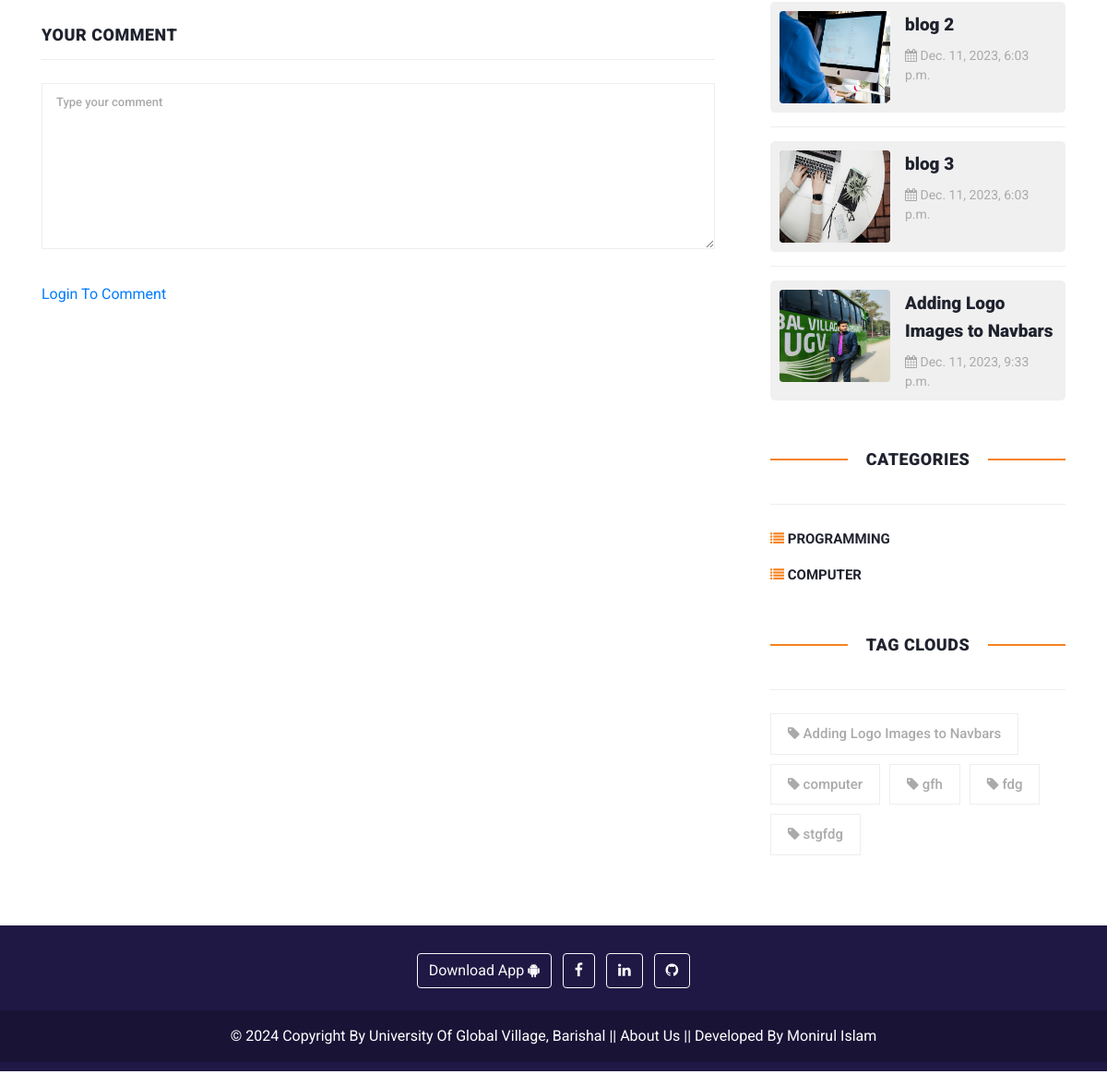
The page /blog/dsf/ (lower part) on the database as committed earlier.
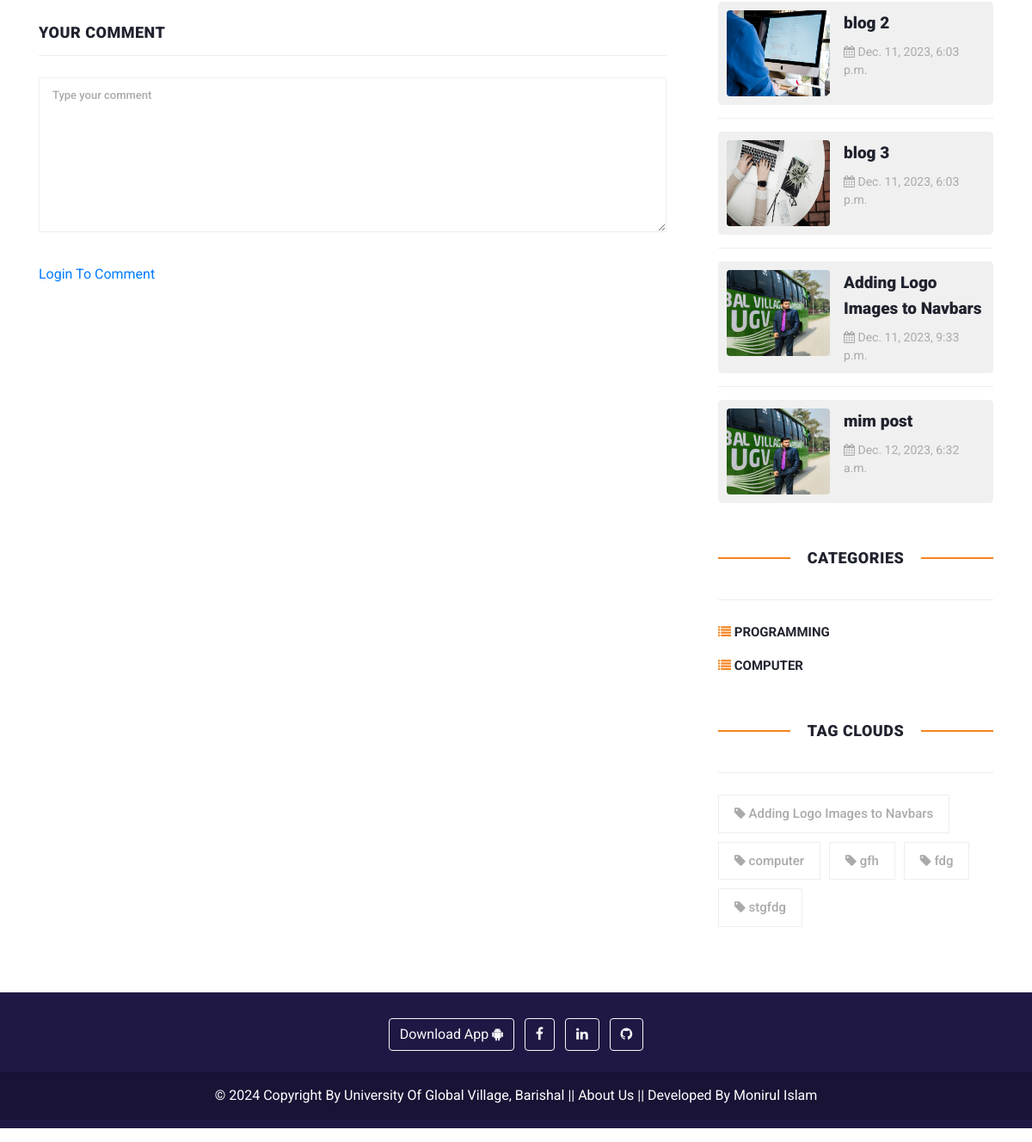
The same page on the database as committed later.
### blog/models.py (models this page shows, shortened)
class Blog(models.Model):
    user = models.ForeignKey(
        User,
        related_name='user_blogs',
        on_delete= models.CASCADE
    )
    category = models.ForeignKey(
        Category,
        related_name='category_blogs',
        on_delete=models.CASCADE
    )
    tags = models.ManyToManyField(
        Tag,
        related_name='tag_blogs',
        blank=True
    )
    likes = models.ManyToManyField(
        User,
        related_name='user_likes',
        blank=True
    )
    title = models.CharField(max_length=250)
    slug = models.SlugField(null=True, blank=True, unique=True)
    views = models.PositiveIntegerField(default=0)
    banner = models.ImageField(upload_to=UploadToPath('blog_banners'))
    description = RichTextField()
    created_date = models.DateTimeField(auto_now_add=True)
    def save(self, *args, **kwargs):
        updating = self.pk is not None
        if self.banner:
            max_size_bytes = 2 * 1024 * 1024  # 2 MB in bytes
        if updating:
            self.slug = generate_unique_slug(self, self.title, update=True)
            super().save(*args, **kwargs)
        else:
            self.slug = generate_unique_slug(self, self.title)
            super().save(*args, **kwargs)

class Category(models.Model):
    title = models.CharField(max_length=150, unique=True)
    slug = models.SlugField(null=True, blank=True)
    created_date = models.DateTimeField(auto_now_add=True)

class Tag(models.Model):
    title = models.CharField(max_length=150)
    slug = models.SlugField(null=True, blank=True)
    created_date = models.DateTimeField(auto_now_add=True)

class Site(models.Model):
    header_logo = models.ImageField(upload_to="site_info")
    footer_logo = models.ImageField(upload_to="site_info")
    site_name = models.CharField(max_length=25)

### blog/views.py (the view, shortened to what this page needs)
# urls.py: path('blog/<str:slug>/', blog_details, name ='blog_details'),
def blog_details(request,slug):
    form = TextForm()
    blog = get_object_or_404(Blog, slug = slug)
    populars = Blog.objects.order_by('-views')[:15]
    category = Category.objects.get(id=blog.category.id)
    related_blogs = category.category_blogs.all()
    tags = Tag.objects.order_by('-created_date')[:5]
    blog.views += 1
    blog.save()
    liked_by = request.user in blog.likes.all()
    context = {
        "blog":blog,
        "related_blogs":related_blogs,
        "tags":tags,
        "form":form,
        "liked_by":liked_by,
        "populars": populars
    }
    return render(request, 'blog_details.html', context)

### blog/forms.py
class TextForm(forms.Form):
    text = forms.CharField(widget=forms.Textarea, required=True)

### blog/context_processors.py (called while the page is built)
def get_all_categories(request):
    categories = Category.objects.all()[:20]
    category_counts = []
    for category in categories:
        blog_count = Blog.objects.filter(category=category).count()
        if blog_count > 0:  # Only include non-empty categories
            category_counts.append({'category': category, 'blog_count': blog_count})
    context = {
        "categories":categories,
        "category_counts": category_counts,
    }
    return context

def site_info(request):
    site = Site.objects.all()
    context = {
        "site":site,
    }
    return context

def ugv_ads(request):
    latest_ad = Ugv_Ad.objects.all()
    context =  {
        'latest_ad': latest_ad,
    }
    return context

### blog/models.py (called while the page is built)
def generate_unique_slug(model_instance, title, update=False):
    slug = slugify(title)
    unique_slug = slug
    counter = 1
    ModelClass = model_instance.__class__
    while ModelClass.objects.filter(slug=unique_slug).exclude(pk=model_instance.pk).exists():
        if update:
            unique_slug = f"{slug}-{counter}"
        else:
            unique_slug = f"{slug}-{counter}"
            counter += 1
    return unique_slug

### user_profile/context_processors.py (called while the page is built, shortened)
def user_notifications(request):
    context = {}
    return context

### blog/templates/blog_details.html (shortened to what this page needs)
{% extends 'base.html' %}
{% load static %}
{% block content %}
<section class="blog-posts grid-system">
    <div class="container">
      <div class="row">
        <div class="col-lg-8">
          <div class="all-blog-posts">
            <div class="row">
              <div class="col-lg-12">
                <div class="sidebar-item submit-comment">
                  <div class="sidebar-heading">
                    <h2>Your comment</h2>
                  </div>
                  <div class="content">
                    <form id="comment" action="{% url 'blog_details' blog.slug %}" method="POST">
                      <div class="row">
                        <div class="col-lg-12">
                          <fieldset>
                            <textarea name="text" rows="6" id="message" placeholder="Type your comment" required=""></textarea>
                          </fieldset>
                        </div>
                        <div class="col-lg-12">
                          <fieldset>
                            {% if request.user.is_authenticated %}
                            <button type="submit" id="form-submit" class="main-button">Submit</button>
                            {% else %}
                            <a href="{% url 'login' %}" id="form-submit" class="main-button">Login To Comment</a>
                            {% endif %}
                          </fieldset>
                        </div>
                      </div>
                    </form>
                  </div>
                </div>
              </div>
            </div>
          </div>
        </div>
        <div class="col-lg-4">
          <div class="sidebar">
            <div class="row">
              <div class="col-lg-12">
                <div class="sidebar-item recent-posts">
                  <div class="content">
                    <ul>
                      {% for blog in related_blogs %}
                        <li>
                          <a href="{% url 'blog_details' blog.slug %}" class="media thumbnail-container">
                            <img class="mr-3 thumbnail-img" src="{{blog.banner.url}}" alt="{{blog.title}}" style="width: 120px; height: 100px;">
                            <div class="media-body">
                              <h5 class="mt-0">{{blog.title|truncatechars:30}}</h5>
                              <span><i class="fa fa-calendar"></i> {{blog.created_date}}</span>
                            </div>
                          </a>
                        </li>
                      {% endfor %}
                    </ul>
                  </div>
                </div>
              </div>
              <div class="col-lg-12">
                <div class="sidebar-item categories">
                  <div class="sidebar-heading seven">
                    <h2>Categories</h2>
                  </div>
                  <div class="content" style="text-transform: uppercase;">
                    <ul>
                      {% for category in categories %}
                      <li><a href="{% url 'category_blogs' category.slug %}"><i class="fa fa-list fa-xs" style="color: #f5831f;"></i> {{category.title}}</a></li>
                      {% endfor %}
                    </ul>
                  </div>
                </div>
              </div>
              <div class="col-lg-12">
                <div class="sidebar-item tags">
                  <div class="sidebar-heading seven">
                    <h2>Tag Clouds</h2>
                  </div>
                  <div class="content">
                    <ul>
                     {% for tag in tags %}
                     <li><a href="{% url 'tag_blogs' tag.slug %}"> <i class="fa fa-tag"></i> {{tag.title}}</a></li>
                     {% endfor %}
                    </ul>
                  </div>
                </div>
              </div>
            </div>
          </div>
        </div>
      </div>
    </div>
  </section>
{% endblock content %}

### blog/templates/base.html (shortened to what this page needs)
{% load static %}
<!DOCTYPE html>
<html lang="en">
<head>
    <link href="{% static 'vendor/bootstrap/css/bootstrap.min.css' %}" rel="stylesheet">
    <link rel="stylesheet" href="{% static 'assets/css/fontawesome.css' %}">
    <link rel="stylesheet" href="{% static 'assets/css/templatemo-stand-blog.css' %}">
    <link rel="stylesheet" href="{% static 'assets/css/owl.css' %}">
    <link rel="stylesheet" href="{% static 'assets/css/main.css' %}">
</head>
<body>
{% block content %}
{% endblock content %}
{% include 'footer.html' %}
</body>
</html>

### blog/templates/header.html (shortened to what this page needs)
{% load static %}

### blog/templates/footer.html (shortened to what this page needs)
{% load static %}
{% for site in site %}
<div  class="container-fluid my-3 custom-container">
<footer class=" text-center text-white" style="background-color: #1F1844;">
  <div class="container-fluid p-3 pb-0">
    <section class="mb-1">
      <a class="btn btn-outline-light btn-floating m-1" href="#" role="button"
        >Download App  <i class="fa fa-android"></i
      ></a>
      <a class="btn btn-outline-light btn-floating m-1" href="#" role="button"
        ><i class="fa fa-facebook-f"></i
      ></a>
      <a class="btn btn-outline-light btn-floating m-1" href="#" role="button"
        > <i class="fa fa-linkedin"></i
      ></a>
      <a class="btn btn-outline-light btn-floating m-1" href="#" role="button"
        ><i class="fa fa-github"></i
      ></a>
    </section>
  </div>
  <div class="text-center p-3" style="background-color: rgba(0, 0, 0, 0.2);">
    <a  class="text-white" target="_blank" href="https://ugv.edu.bd/">© 2024 Copyright By University Of Global Village, Barishal</a> ||
    <a class="text-white"  href="{% url 'about' %}">About Us</a> ||
    <a class="text-white" target="_blank" href="https://www.facebook.com/moniruldevelopers"> Developed By Monirul Islam</a>
  </div>
</footer>
</div>
{% endfor %}

### blog/static/assets/css/templatemo-stand-blog.css (style rules this page uses)
body { font-family: 'Roboto', sans-serif; overflow-x: hidden; text-rendering: optimizeLegibility; -webkit-font-smoothing: antialiased; -moz-osx-font-smoothing: grayscale; }
a { text-decoration: none!important; }
ul { padding: 0; margin: 0; list-style: none; }
h1,h2,h3,h4,h5,h6 { margin: 0px; }
.blog-posts { margin-top: 15px; }
.blog-posts .sidebar-heading h2 { font-size: 18px; text-transform: uppercase; font-weight: 900; letter-spacing: 0.5px; color: #20232e; border-bottom: 1px solid #eee; padding-bottom: 15px; margin-bottom: 25px; }
.blog-posts .submit-comment { margin-top: 60px; }
.blog-posts .submit-comment textarea { width: 100%; height: 46px; border: 1px solid #eee; font-size: 13px; text-transform: uppercase; font-weight: 500; color: #7a7a7a; outline: none; padding: 10px 15px; margin-bottom: 30px; height: 180px; max-height: 220px; max-width: 100%; min-width: 160px; }
.blog-posts .submit-comment input::placeholder, .blog-posts .submit-comment textarea::placeholder { color: #aaa; }
.sidebar { margin-left: 30px; }
.sidebar .sidebar-item { margin-top: 50px; }
.sidebar .sidebar-heading h2 { font-size: 18px; text-transform: uppercase; font-weight: 900; letter-spacing: 0.5px; color: #20232e; border-bottom: 1px solid #eee; padding-bottom: 15px; margin-bottom: 25px; }
.sidebar .recent-posts ul li { margin-bottom: 15px; padding-bottom: 15px; border-bottom: 1px solid #eee; }
.sidebar .recent-posts ul li:last-child { margin-bottom: 0px; padding-bottom: 0px; border-bottom: none; }
.sidebar .recent-posts ul li h5 { font-size: 19px; font-weight: 900; color: #20232e; line-height: 30px; transition: all 0.3s; }
.sidebar .recent-posts ul li span { display: block; font-size: 14px; color: #aaa; margin-top: 8px; }
.sidebar .categories ul li { margin-bottom: 15px; }
.sidebar .categories ul li:last-child { margin-bottom: 0px; }
.sidebar .categories ul li a { font-size: 15px; font-weight: 700; color: #20232e; transition: all .3s; }
.sidebar .tags ul li { margin-right: 6px; display: inline-block; }
.sidebar .tags ul li { margin-bottom: 10px; }
.sidebar .tags ul li a { font-size: 15px; font-weight: 500; color: #aaa; display: inline-block; border: 1px solid #eee; padding: 10px 18px; transition: all .3s; }
footer { margin-top: 66px; text-align: center; background-color: #20232e; padding: 10px 0px; }

### blog/static/assets/css/main.css (style rules this page uses)
.blog-posts .submit-comment textarea { text-transform: none !important; }
input, textarea { text-transform: none !important; }
.seven h2 { text-align: center; font-size:30px; font-weight:300; color:#222; letter-spacing:1px; text-transform: uppercase; display: grid; grid-template-columns: 1fr max-content 1fr; grid-template-rows: 27px 0; grid-gap: 20px; align-items: center; }
.seven h2:after,.seven h2:before { content: " "; display: block; border-bottom: 1px solid #f5831f; border-top: 1px solid #f5831f; background-color:#f8f8f8; }
.container-fluid { width: 100% !important; margin-right: auto !important; margin-left: auto !important; }
.thumbnail-container { background-color: #f0f0f0; padding: 10px; border-radius: 5px; }
.thumbnail-img { border-radius: 4px; }

### blog/templates/footer.html (style rules this page uses)
.custom-container { padding-left: 0; padding-right: 0; }

Rows that differ between the two databases and show on the page:
added Blog: banner (picture), title "mim post", created_date "Dec. 12, 2023, 6:32 a.m."
